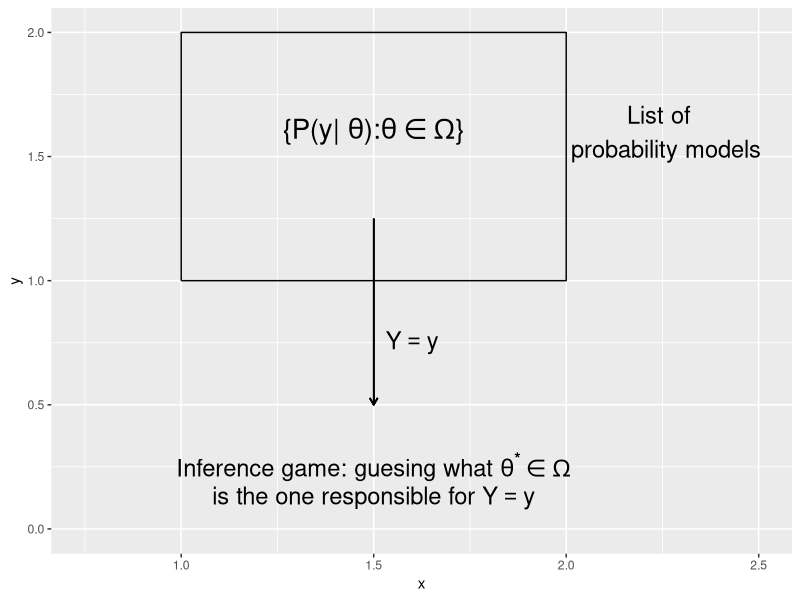
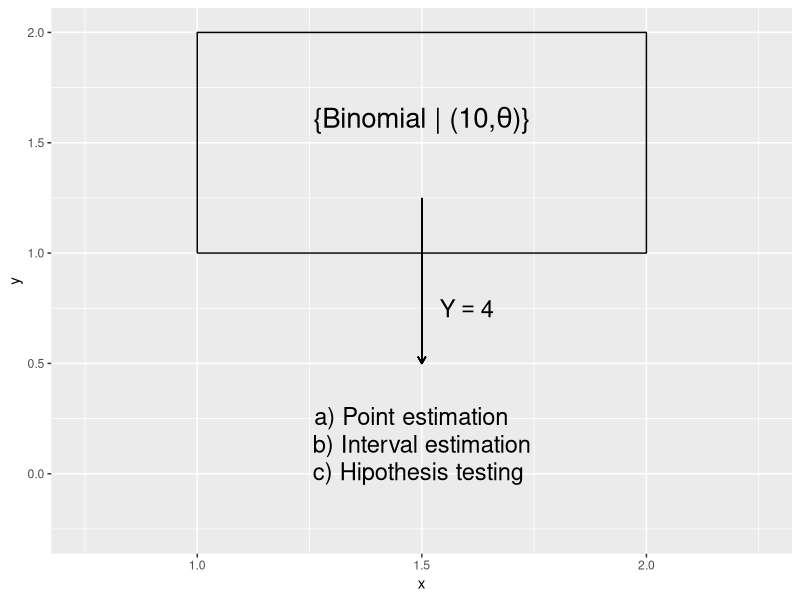
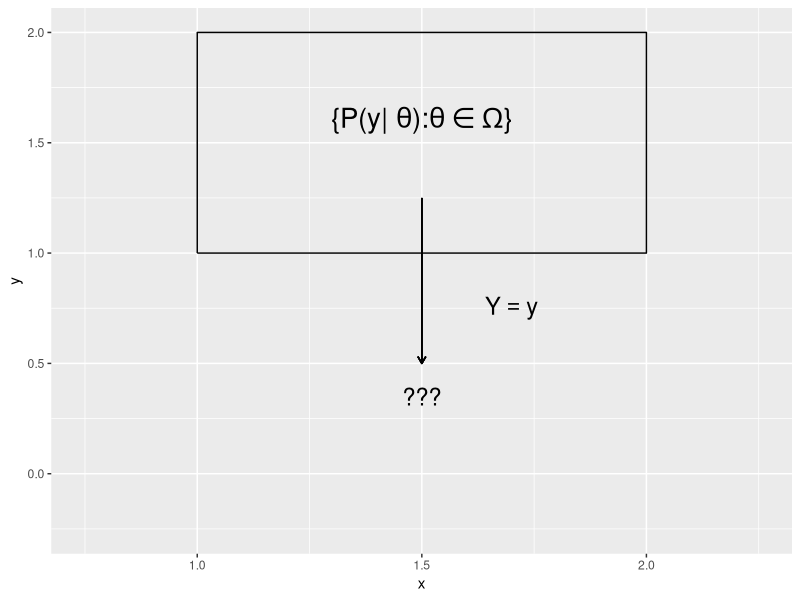
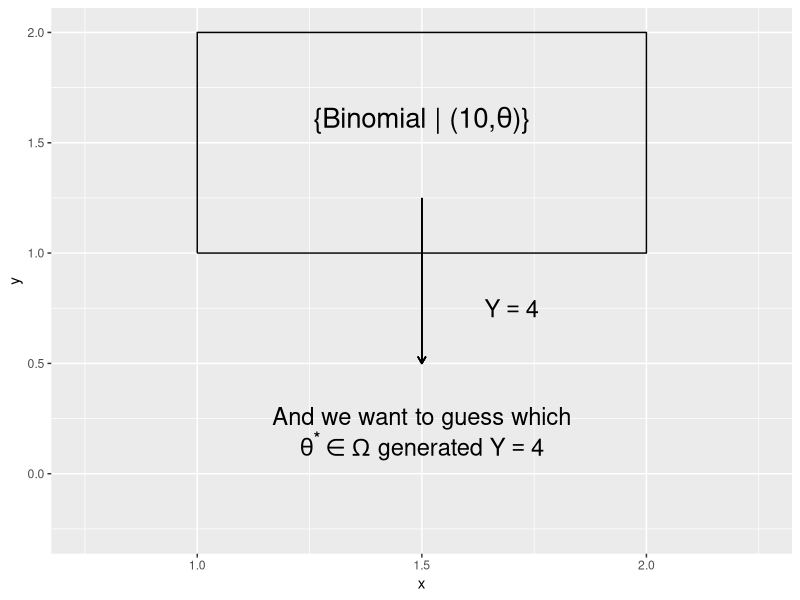
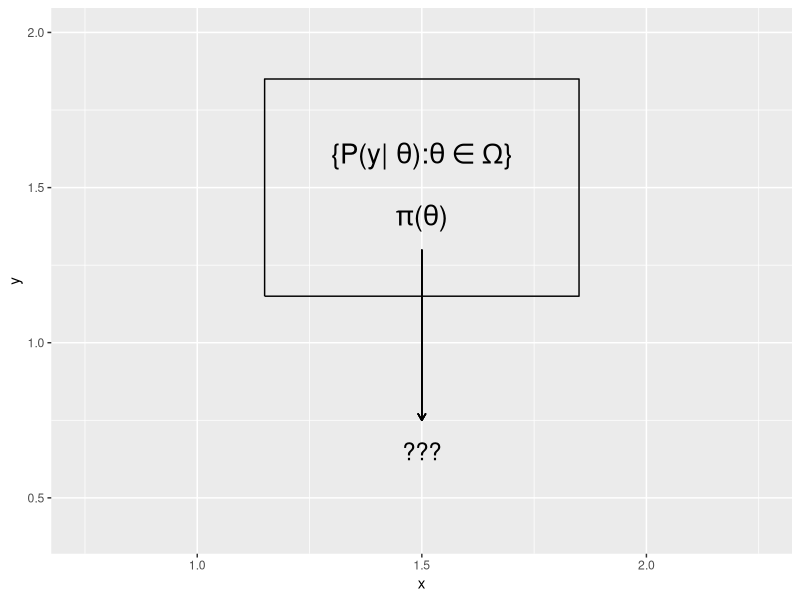
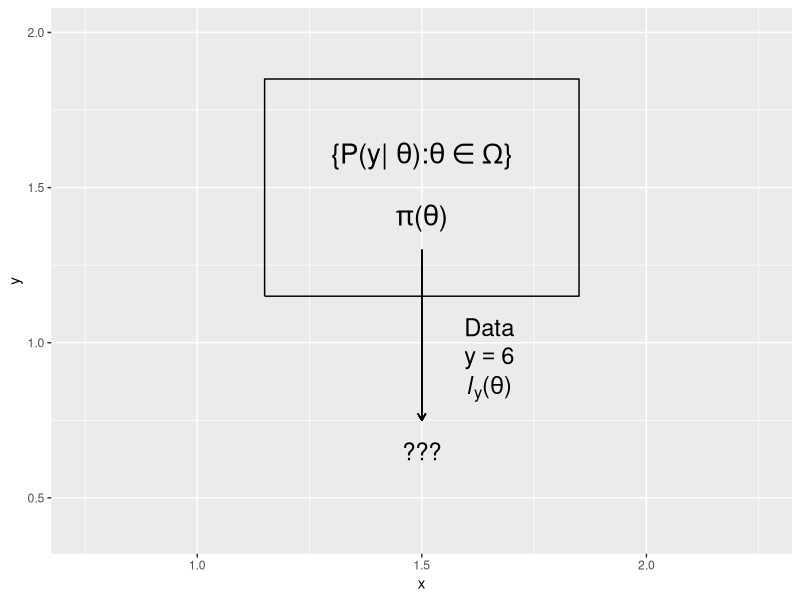
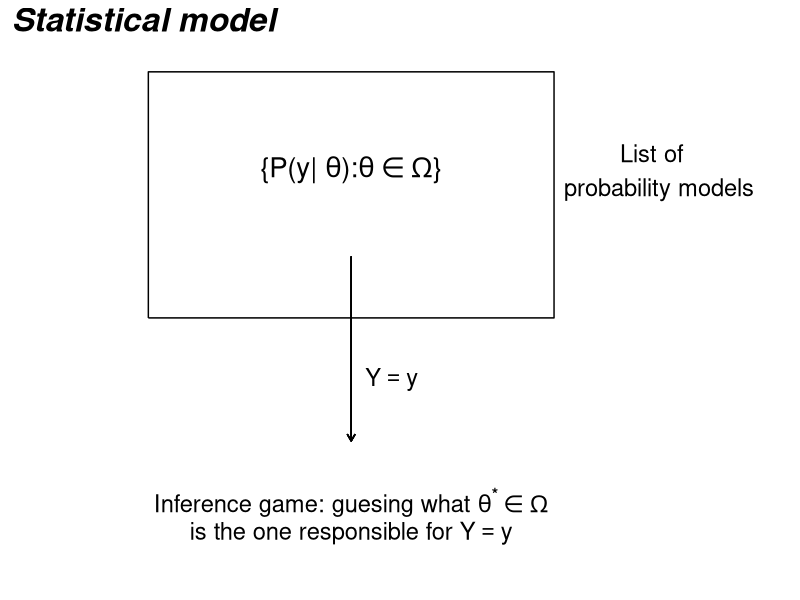
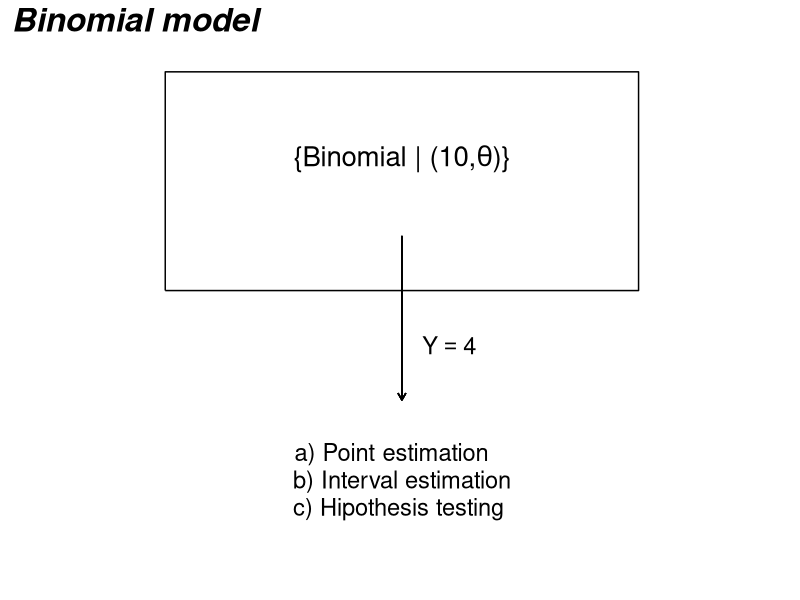

Write R code to recreate these figures, in order.
library("grid")
library("ggplot2")

nothing_theme <- theme(title = element_text(size = 20, face = "bold.italic"), 
                       panel.background = element_blank(), panel.grid.major = element_blank(), 
                       panel.grid.minor = element_blank(),
                       panel.border = element_blank(), axis.ticks = element_blank(),
                       axis.text.x = element_blank(), axis.text.y = element_blank(),
                       axis.title.x = element_blank(), axis.title.y = element_blank())

# Diagram 1 statistical model ------------------------------------------------

x <- c(1, 2, 2, 1, 1)
y <- c(1, 1, 2, 2, 1)

diagram <- data.frame(x, y)

dibuix <- ggplot(data = diagram, aes(x = x, y = y)) + ylim(0, 2) + xlim(0.75, 2.5) +
  geom_path() + 
  geom_segment(aes(x = 1.5, y = 1.25, xend = 1.5, yend = 0.5), arrow = arrow(length = unit(0.2, "cm"))) 

eq <- "'{P(y| ' * theta * '):' * theta %in% Omega * '}'"
def <- "'Inference game: guesing what ' * theta^bold('*') %in% Omega"
def2 <- "'is the one responsible for ' * Y == y"

(diagram1 <- dibuix + 
   annotate("text", x = 1.5, y = 1.6, parse = TRUE, size = 7, label = eq) +
   annotate("text", x = 2.25, y = 1.6, size = 6, label = "List of \n probability models") +
   annotate("text", x = 1.6, y = 0.75, parse = TRUE, size = 6, label = "Y == y") +
   annotate("text", x = 1.5, y = 0.25, parse = TRUE, size = 6, label = def) + 
   annotate("text", x = 1.5, y = 0.125, parse = TRUE, size = 6, label = def2))

png(filename = "figure/Statistical_model.png", width = 680)
diagram1 +  ggtitle("Statistical model") + nothing_theme
dev.off()


# Diagram 2 binomial model ------------------------------------------------

eq <- "'{Binomial | (10,' * theta * ')}'"
def1 <- "'a) Point estimation   '"
def2 <- "'b) Interval estimation'"
def3 <- "'c) Hipothesis testing '"

dibuix <- ggplot(data = diagram, aes(x = x, y = y)) + ylim(- 0.25, 2) + xlim(0.75, 2.25) +
  geom_path() + 
  geom_segment(aes(x = 1.5, y = 1.25, xend = 1.5, yend = 0.5), arrow = arrow(length = unit(0.2, "cm"))) 


(diagram2 <- dibuix + 
   annotate("text", x = 1.5, y = 1.6, parse = TRUE, size = 7, label = eq) +
   annotate("text", x = 1.6, y = 0.75, parse = TRUE, size = 6, label = "Y == 4") +
   annotate("text", x = 1.5, y = 0.25, parse = TRUE, size = 6, label = def1) + 
   annotate("text", x = 1.5, y = 0.125, parse = TRUE, size = 6, label = def2) + 
   annotate("text", x = 1.5, y = 0, parse = TRUE, size = 6, label = def3))

png(filename = "figure/exemple_binomial.png")
diagram2 +  ggtitle("Binomial model") + nothing_theme
dev.off()


# Diagram 3 stat_binom model ------------------------------------------------

library("gridExtra")

x <- c(1, 2, 2, 1, 1)
y <- c(1, 1, 2, 2, 1)

diagram <- data.frame(x, y)

dibuix <- ggplot(data = diagram, aes(x = x, y = y)) + ylim(- 0.25, 2) + xlim(0.75, 2.25) +
  geom_path() + 
  geom_segment(aes(x = 1.5, y = 1.25, xend = 1.5, yend = 0.5), arrow = arrow(length = unit(0.2, "cm"))) 

eq <- "'{P(y| ' * theta * '):' * theta %in% Omega * '}'"


(diagram1 <- dibuix + 
   annotate("text", x = 1.5, y = 1.6, parse = TRUE, size = 7, label = eq) +
   annotate("text", x = 1.7, y = 0.75, parse = TRUE, size = 6, label = "Y == y") +
   annotate("text", x = 1.5, y = 0.35, parse = TRUE, size = 6, label = "'???'"))

eq <- "'{Binomial | (10,' * theta * ')}'"

expl1 <- "'And we want to guess which'"
expl2 <- "theta^bold('*') %in% Omega * ' generated ' * Y == 4"

dibuix <- ggplot(data = diagram, aes(x = x, y = y)) + ylim(- 0.25, 2) + xlim(0.75, 2.25) +
  geom_path() + 
  geom_segment(aes(x = 1.5, y = 1.25, xend = 1.5, yend = 0.5), arrow = arrow(length = unit(0.2, "cm"))) 

(diagram2 <- dibuix + 
   annotate("text", x = 1.5, y = 1.6, parse = TRUE, size = 7, label = eq) +
   annotate("text", x = 1.7, y = 0.75, parse = TRUE, size = 6, label = "Y == 4") + 
   annotate("text", x = 1.5, y = 0.25, parse = TRUE, size = 6, label = expl1) +
   annotate("text", x = 1.5, y = 0.125, parse = TRUE, size = 6, label = expl2))


p1 <- diagram1 +  ggtitle("Statistical model") + nothing_theme
p2 <- diagram2 +  ggtitle("Binomial model") + nothing_theme

png(filename = "figure/stat_mod_binom.png", width = 680)
grid.arrange(p1, p2, ncol = 2)
dev.off()

# Diagram 4 bayesian model ------------------------------------------------

x <- c(1, 2, 2, 1, 1) + 0.15*c(1, -1, -1, 1, 1)
y <- c(1, 1, 2, 2, 1) + 0.15*c(1, 1, -1, -1, 1)

diagram <- data.frame(x, y)

dibuix <- ggplot(data = diagram, aes(x = x, y = y)) + ylim(0.4, 2) + xlim(0.75, 2.25) +
  geom_path() + 
  geom_segment(aes(x = 1.5, y = 1.3, xend = 1.5, yend = 0.75), arrow = arrow(length = unit(0.2, "cm"))) 

eq <- "'{P(y| ' * theta * '):' * theta %in% Omega * '}'"
pi <- "pi * '(' * theta * ')'"
def <- "'???'"


(diagram4 <- dibuix + 
   annotate("text", x = 1.5, y = 1.6, parse = TRUE, size = 7, label = eq) +
   annotate("text", x = 1.5, y = 1.4, parse = TRUE, size = 7, label = pi) + 
   annotate("text", x = 1.5, y = 0.65, parse = TRUE, size = 6, label = def))

png(filename = "figure/bayesian_model.png")
diagram4 +  ggtitle("Bayesian model") + nothing_theme
dev.off()



# Diagram 5 bayesian model ------------------------------------------------

data <- "'Data'"
eq <- "y == 6"
lik <- "italic(l)[y] * '(' * theta * ')'"

(diagram5 <- diagram4 + 
  annotate("text", x = 1.65, y = 1.05, parse = TRUE, size = 6, label = data) +
  annotate("text", x = 1.65, y = 0.95, parse = TRUE, size = 6, label = eq) + 
  annotate("text", x = 1.65, y = 0.85, parse = TRUE, size = 6, label = lik))

png(filename = "figure/bayesian_model_amp.png")
diagram5 +  ggtitle("Bayesian model") + nothing_theme
dev.off()
